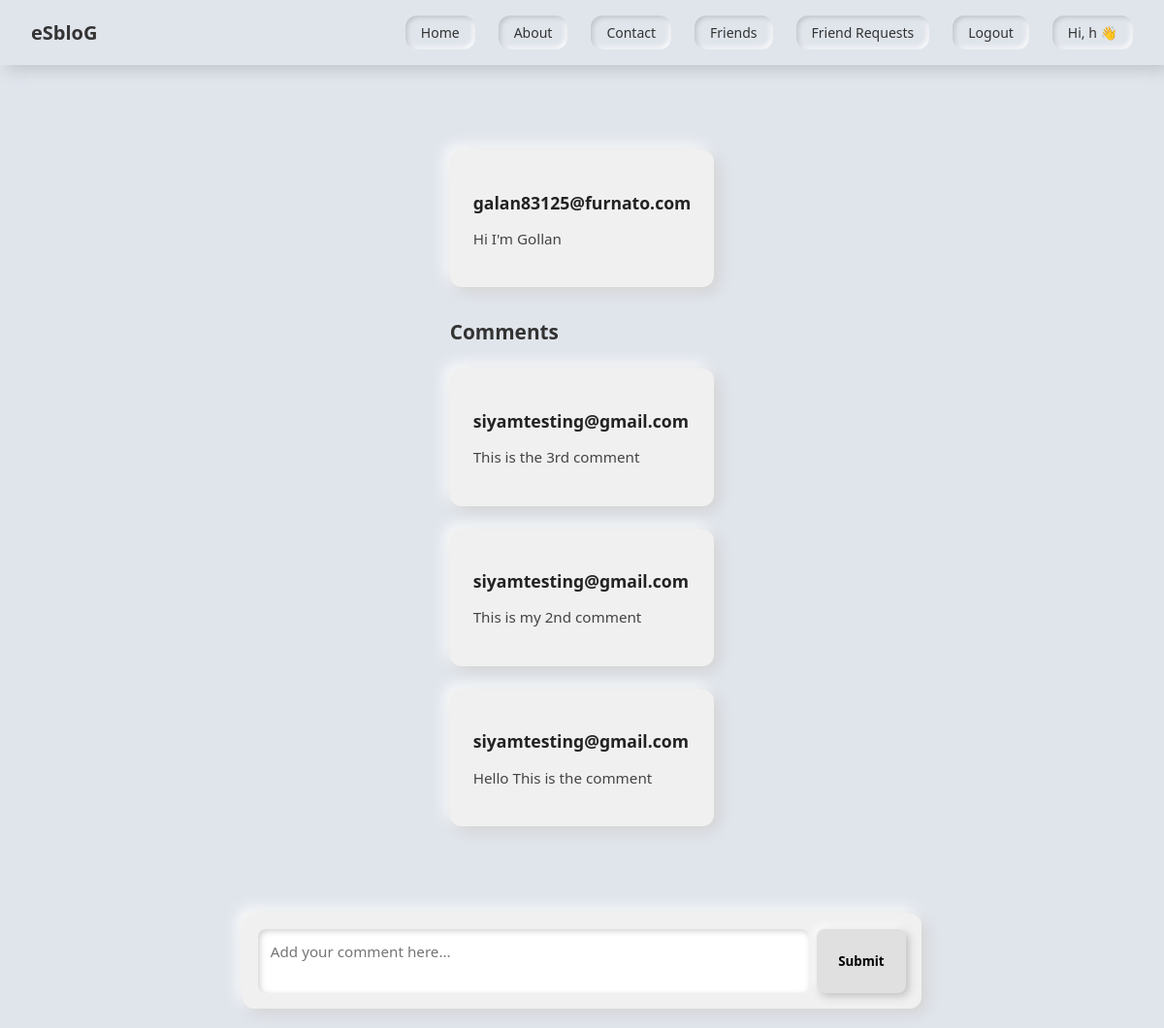
The page /dashboard/add_comment/10/ (signed in) on the database its author committed.
### dashboard/models.py (models this page shows, shortened)
class User_posts(models.Model):
    id = models.AutoField(primary_key=True)
    u_name = models.ForeignKey(Login_info_new_p,on_delete=models.CASCADE)
    post = models.CharField(max_length=100)
    create_at = models.DateTimeField(auto_now_add=True)

class Login_info_new_p(models.Model):
    fname = models.CharField(max_length=100,default="Mr.")
    lname = models.CharField(max_length=100,default="Unknown")
    email = models.EmailField(max_length=50)
    password = models.CharField(max_length=50)
    def __str__(self):
        return self.email

class User_comment(models.Model):
    id = models.AutoField(primary_key=True)
    post = models.ForeignKey(User_posts, on_delete=models.CASCADE, related_name="comments")
    user = models.ForeignKey(Login_info_new_p, on_delete=models.CASCADE, related_name="comments")
    comment = models.CharField(max_length=200)
    created_at = models.DateTimeField(auto_now_add=True)

### dashboard/views.py (the view, shortened to what this page needs)
# urls.py: path('add_comment/<int:post_id>/', views.add_comment, name="add_comment"),
def add_comment(request, post_id):
    post = User_posts.objects.get(id=post_id)
    comments = post.comments.all().order_by("-created_at")
    return render(request, "dashboard/comment.html", {"post": post, "comments": comments})

### dashboard/templates/dashboard/comment.html (shortened to what this page needs)
{% include 'dashboard/header.html' %}
<div class="comment-container">
    <div class="post-card">
        <h3 class="username">{{ post.u_name }}</h3>
        <p class="content">{{ post.post }}</p>
    </div>
    <h4 class="comment-section-title">Comments</h4>
    {% for comment in comments %}
        <div class="post-card">
            <h3 class="username">{{ comment.user }}</h3>
            <p class="content">{{ comment.comment }}</p>
        </div>
    {% empty %}
        <p class="content">No comments yet. Be the first to comment!</p>
    {% endfor %}
</div>
<div class="form">
    <form method="POST" action="{% url 'add_comment' post.id %}" style="display: flex; width: 100%; gap: 0.5rem;">
        <textarea name="comment" rows="2" placeholder="Add your comment here..." required></textarea>
        <button type="submit">Submit</button>
    </form>
</div>
{% include 'dashboard/footer.html' %}

### dashboard/templates/dashboard/header.html (style rules this page uses)
* { box-sizing: border-box; font-family: 'Segoe UI', sans-serif; }
body { background: #e0e5ec; display: flex; flex-direction: column; align-items: center; min-height: 100vh; margin: 0; }

### dashboard/templates/dashboard/comment.html (style rules this page uses)
.post-card { background: #f0f0f0; padding: 1.5rem; border-radius: 12px; box-shadow: 5px 5px 15px #d1d1d1, -5px -5px 15px #ffffff; max-width: 700px; margin: 1.5rem auto; }
.username { font-size: 1.1rem; font-weight: 700; margin-bottom: 0.3rem; color: #222; }
.content { font-size: 0.95rem; color: #444; line-height: 1.4; }
.comment-container { max-width: 750px; margin: 2rem auto; padding: 0 1rem; padding-bottom: 120px; }
.comment-section-title { font-size: 1.3rem; font-weight: 600; margin: 2rem 0 1rem 0; text-align: left; color: #333; }
.form { position: fixed; bottom: 20px; left: 50%; transform: translateX(-50%); background: #f0f0f0; padding: 1rem; border-radius: 12px; box-shadow: 5px 5px 15px #d1d1d1, -5px -5px 15px #ffffff; max-width: 700px; width: 90%; z-index: 9999; display: flex; gap: 0.5rem; align-items: center; }
.form textarea { flex: 1; padding: 0.8rem; border-radius: 8px; border: none; resize: none; box-shadow: inset 2px 2px 6px #d1d1d1, inset -2px -2px 6px #ffffff; font-size: 0.95rem; outline: none; }
.form button { background: #e0e0e0; border: none; padding: 0.6rem 1.4rem; border-radius: 8px; font-weight: 600; cursor: pointer; box-shadow: 3px 3px 8px #bfbfbf, -3px -3px 8px #ffffff; transition: all 0.2s ease-in-out; }

### rows shown on the page
User_posts: u_name "galan83125@furnato.com", post "Hi I'm Gollan"
User_comment: user "siyamtesting@gmail.com", comment "This is the 3rd comment"
User_comment: user "siyamtesting@gmail.com", comment "This is my 2nd comment"
User_comment: user "siyamtesting@gmail.com", comment "Hello This is the comment"

### other values the page prints
{{ request.session.name }} "h"
